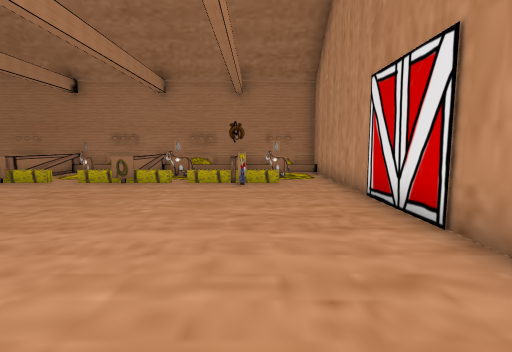
view 1 (above)

15 first-person views from a walk through a Unity game level. The camera is 1.5 m above the floor, tilts 6° down and sees 85° across. The floor is counted in squares, 1.44 m on a side. Each view is taken from the middle of a square. On the plan, view 1 faces up. The plan holds only what a view shows up to about 12 squares ahead; the rest is blank. The place goes on beyond the plan. The player is left out.

view 2
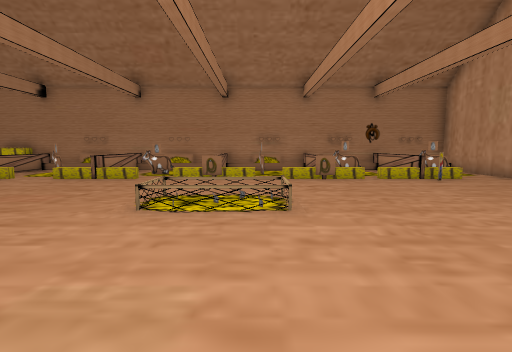

view 3
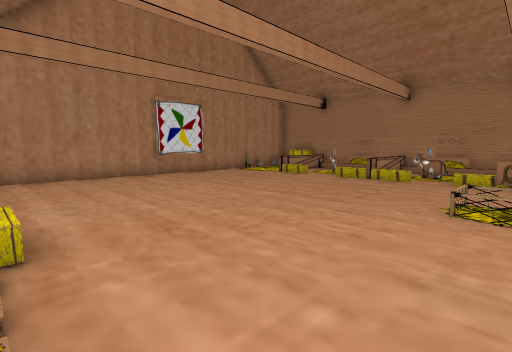

view 4
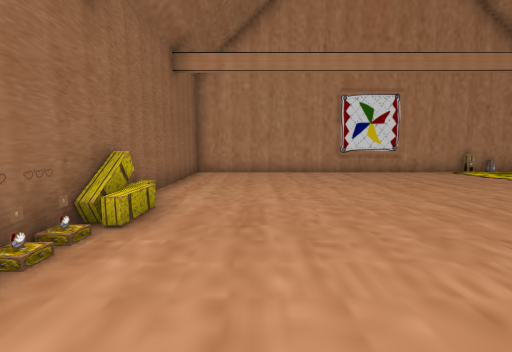

view 5
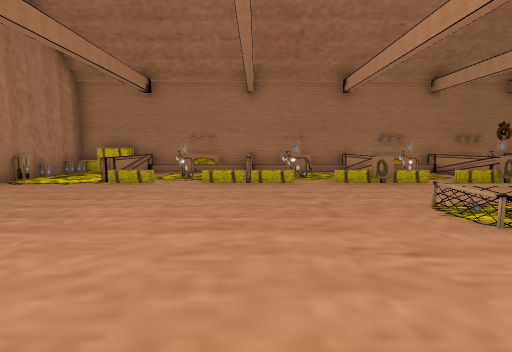

view 6
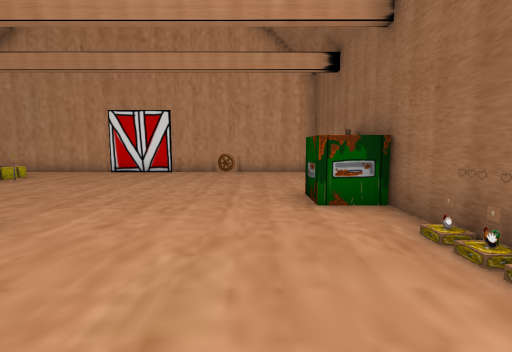

view 7
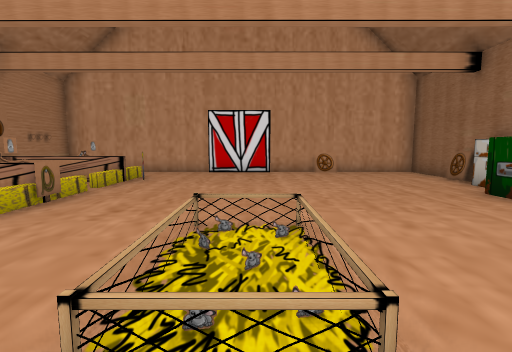

view 8
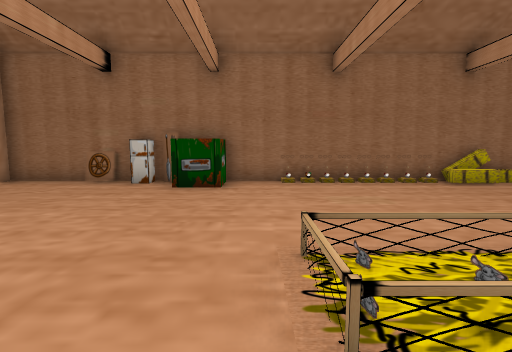

view 9
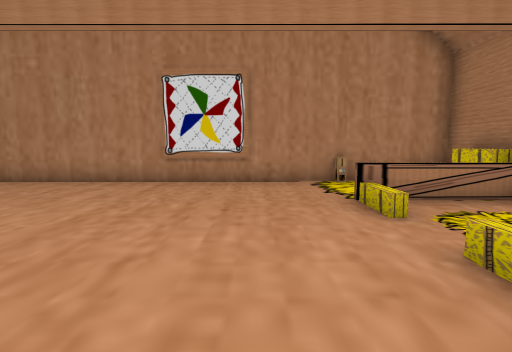

view 10
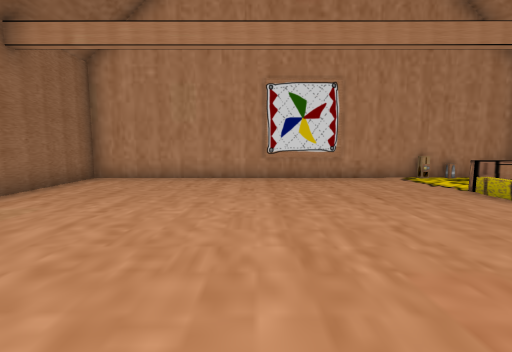

view 11
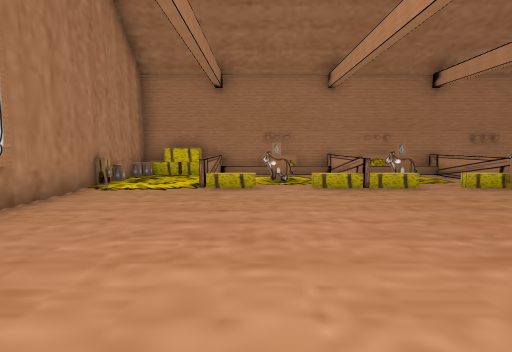

view 12
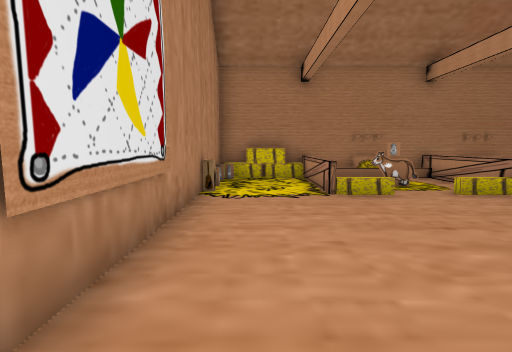

view 13
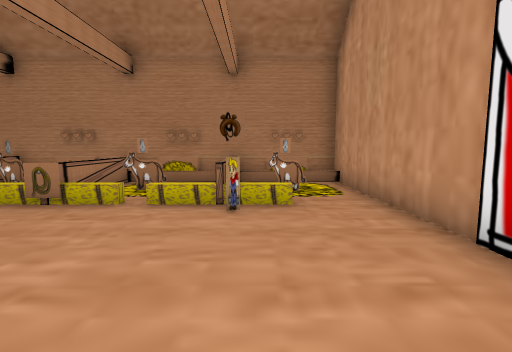

view 14
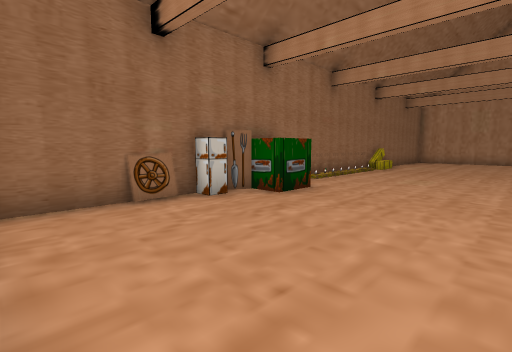

view 15
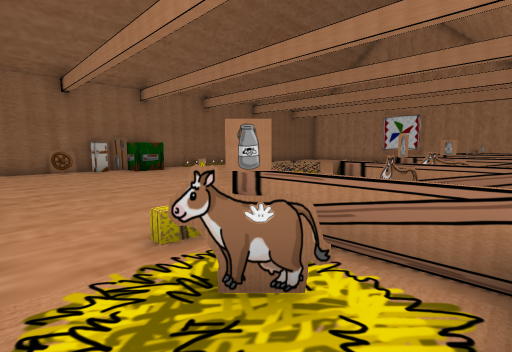

### Floor plan
Points are (right, up) in squares from view 1. A wall is a line through its corners. A room is listed if a view was taken in it or the views show most of it. See-through windows are left out.
Room 1 (views 1, 2, 3, 4, 5, 6, 7, 8, 9, 10, 11, 12, 13, 14, 15)
walls: (-7, 7.9) (-7.4, 7.9) (-7.4, 11.6); (-11.3, 9.9) (-11.3, 11.6); (-3.9, 8.5) (-3.9, 11.6); (-11.2, 11) (-11.2, 9.9); (-7.3, 11.6) (-7.3, 8); (-2.1, 9.4) (-3.2, 9.7); (-0.7, 7.9) (-0.7, 11.6); (-3.7, 11.6) (-3.7, 8.5); (-1.5, -2.4) (2.4, -2.4) (2.4, 11.6) (-15.6, 11.6); (-0.6, 11) (-0.6, 7.9) (-1.5, 7.9); (-17.4, 11.6) (-18.2, 11.6) (-18.2, -2.4) (-4.5, -2.4)
low walls: (-11.5, -1.7) (-10.5, -1.7) (-10.5, -2.1); (-10.5, 11) (-11.5, 11); (-15.4, 8.5) (-15.4, 11.6); (-15.3, 11.6) (-15.3, 8.5)
ways out: gap at (0, 10)
objects: other object (-18, 8); other object (-18, 9); other object (-18, 11); other object (-17, 11); other object (-16, 11) to (-16, 12); other object (-13, 9); other object (-10, 9); other object (-8, 4); other object (-6, 10); other object (-4, -2) to (-3, -1); other object (-2, -2); other object (1, 9) to (1, 10)

Positions as (right, up) in squares from view 1, and headings:
1: (0, 0), facing up
2: (-6, -1), facing up
3: (-7, -2), facing up-left
4: (-7, 0), facing left
5: (-11, 0), facing up
6: (-9, 0), facing right
7: (-9, 4), facing right
8: (-5, 6), facing down
9: (-10, 6), facing left
10: (-9, 3), facing left
11: (-14, 1), facing up
12: (-17, 2), facing up
13: (0, 3), facing up
14: (2, 3), facing down-left
15: (2, 11), facing down-left
